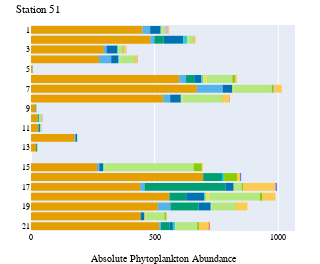
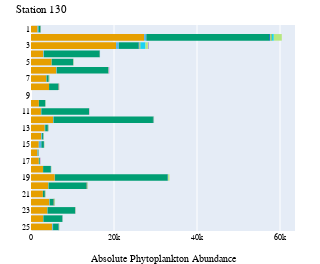

Notebook code cell kept with these figures, in order:
### Code cell
stations = ['51', '130']

cm_to_px = 96 / 2.54  # Conversion factor from centimeters to pixels
width_in_cm = 5
height_in_cm = 7

tax_colors = {}

for station in stations:        
    grouped_df = flowcam[flowcam['Station'] == station][['Comments', 'Taxon_grouped', 'density_cell_L_sample']]
    grouped_df = grouped_df.groupby(['Comments', 'Taxon_grouped']).agg({'density_cell_L_sample':'sum'}).reset_index()
    
    grouped_df["rel_occurrence"] = grouped_df.groupby(['Comments'])['density_cell_L_sample'].transform(lambda x: x / x.sum())
    
    # Split station into prefix and suffix and change to integer
    grouped_df['Sample'] = [x.split('_')[1] for x in grouped_df['Comments']]
    
    fig = px.histogram(grouped_df.sort_values(["Sample", 'Taxon_grouped'], ascending=[True, True]), 
                x="density_cell_L_sample", 
                y="Sample",
                color='Taxon_grouped',
                category_orders={
                    "Sample": ['1', '2', '3', '4', '5', '6', '7', '8', '9', '10',
                               '11', '12', '13', '14', '15', '16', '17', '18', '19', '20',
                               '21', '22', '23', '24', '25'],
                    "Taxon_grouped": ["Rare", "Bacillariophyta", "Dinophyceae",
                                      "Prymnesiophyceae"]
                },
                color_discrete_map={
                    "Rare": "#545454",
                    "Bacillariophyta": "#E69F00",
                    "Dinophyceae": "#56B4E9",
                    "Prymnesiophyceae": "#009E73",
                    "Ciliates": "#F0E442",
                    "Arthropoda": "#0072B2",
                    "Annelida": "#D55E00",
                    "Craniata": "#CC79A7",
                    "Urocordata": "#B5B5B5",
                    "Echinodermata": "#55EEFF",
                    "Cnidaria": "#A42324",
                    "Mollusca": "#89CE00",
                    "Detritus": "#808080",
                    "Rotifera": "#EAD506",
                    "Nassellaria": "#06EA0D"
                },            
                orientation='h'
            )

    fig.update_layout(
        font=dict(
            family="Times New Roman, serif",  # Set the font family to Times New Roman
            size=8,  # Set the font size
            color="black"  # Set the font color
        ),
        autosize=False,
        width=width_in_cm * cm_to_px,
        height=height_in_cm * cm_to_px,
        margin=dict( # Set the margins
            l=0,  # Left margin
            r=25,  # Right margin
            b=25,  # Bottom margin
            t=25  # Top margin
        ),
        showlegend=False,
        xaxis_title_text='Absolute Phytoplankton Abundance',
        title_text='Station {}'.format(station),
        yaxis_title_text=''
    )

    fig.show()

    for trace in fig.data:
        # If trace is not in the dictionary, add it
        if trace.name not in tax_colors:
            # If trace contains a color already in use, give an error
            if trace.marker.color in tax_colors.values():
                raise ValueError(f'Color for {trace.name} already in use, review color disctrete map')
            tax_colors[trace.name] = trace.marker.color
           
    # Save figure as svg
    fig.write_image("../figures/phytoplankton/flowcam_absolute_occurrence_{}_validated.svg".format(station), scale=2, width=width_in_cm * cm_to_px, height=height_in_cm * cm_to_px)
    #fig.write_image("../figures/phytoplankton/flowcam_absolute_occurrence_{}_validated.png".format(station), scale=2, width=width_in_cm * cm_to_px, height=height_in_cm * cm_to_px)

### Figure 1 — Plotly figure (JSON) as saved in the notebook; plotly's stock layout.template omitted (floating-point values rounded to 4 significant figures)
{"data": [{"alignmentgroup": "True", "bingroup": "y", "histfunc": "sum", "hovertemplate": "Taxon_grouped=Bacillariophyta<br>sum of density_cell_L_sample=%{x}<br>Sample=%{y}<extra></extra>", "legendgroup": "Bacillariophyta", "marker": {"color": "#E69F00", "pattern": {"shape": ""}}, "name": "Bacillariophyta", "offsetgroup": "Bacillariophyta", "orientation": "h", "showlegend": true, "type": "histogram", "x": [450.6, 26.03, 28.73, 175.8, 20.48, 266.8, 696.3, 441.2, 559.6, 512.8, 482.1, 443.4, 518.6, 294.8, 275.2, 6.351, 599.4, 670.6, 534.9, 17.55], "xaxis": "x", "y": ["1", "10", "11", "12", "13", "15", "16", "17", "18", "19", "2", "20", "21", "3", "4", "5", "6", "7", "8", "9"], "yaxis": "y"}, {"alignmentgroup": "True", "bingroup": "y", "histfunc": "sum", "hovertemplate": "Taxon_grouped=Dinophyceae<br>sum of density_cell_L_sample=%{x}<br>Sample=%{y}<extra></extra>", "legendgroup": "Dinophyceae", "marker": {"color": "#56B4E9", "pattern": {"shape": ""}}, "name": "Dinophyceae", "offsetgroup": "Dinophyceae", "orientation": "h", "showlegend": true, "type": "histogram", "x": [31.14, 1.123, 1.227, 3.074, 0.3557, 9.497, 17.75, 50.85, 16.51, 7.093, 10.88, 48.89, 1.174, 27.61, 104.8, 27.82, 1.071], "xaxis": "x", "y": ["1", "10", "11", "12", "13", "15", "17", "19", "2", "21", "3", "4", "5", "6", "7", "8", "9"], "yaxis": "y"}, {"alignmentgroup": "True", "bingroup": "y", "histfunc": "sum", "hovertemplate": "Taxon_grouped=Prymnesiophyceae<br>sum of density_cell_L_sample=%{x}<br>Sample=%{y}<extra></extra>", "legendgroup": "Prymnesiophyceae", "marker": {"color": "#009E73", "pattern": {"shape": ""}}, "name": "Prymnesiophyceae", "offsetgroup": "Prymnesiophyceae", "orientation": "h", "showlegend": true, "type": "histogram", "x": [2.62, 2.889, 2.306, 78.84, 328.4, 68.0, 114.0, 37.69, 34.3, 33.06], "xaxis": "x", "y": ["10", "11", "12", "16", "17", "18", "19", "2", "21", "6"], "yaxis": "y"}, {"alignmentgroup": "True", "bingroup": "y", "histfunc": "sum", "hovertemplate": "Taxon_grouped=Arthropoda<br>sum of density_cell_L_sample=%{x}<br>Sample=%{y}<extra></extra>", "legendgroup": "Arthropoda", "marker": {"color": "#0072B2", "pattern": {"shape": ""}}, "name": "Arthropoda", "offsetgroup": "Arthropoda", "orientation": "h", "showlegend": true, "type": "histogram", "x": [42.13, 2.491, 4.252, 5.188, 3.221, 16.03, 32.23, 73.23, 48.85, 78.78, 14.98, 13.82, 44.11, 28.92, 0.2135, 28.84, 39.18, 43.04, 2.23], "xaxis": "x", "y": ["1", "10", "11", "12", "13", "15", "17", "18", "19", "2", "20", "21", "3", "4", "5", "6", "7", "8", "9"], "yaxis": "y"}, {"alignmentgroup": "True", "bingroup": "y", "histfunc": "sum", "hovertemplate": "Taxon_grouped=Bellerochea<br>sum of density_cell_L_sample=%{x}<br>Sample=%{y}<extra></extra>", "legendgroup": "Bellerochea", "marker": {"color": "#19d3f3", "pattern": {"shape": ""}}, "name": "Bellerochea", "offsetgroup": "Bellerochea", "orientation": "h", "showlegend": true, "type": "histogram", "x": [2.748, 0.07245, 1.59, 5.804, 5.231, 1.673, 15.96, 1.207, 8.576, 1.211, 4.266, 6.199, 2.644, 0.05764], "xaxis": "x", "y": ["1", "11", "15", "16", "18", "19", "2", "20", "21", "3", "4", "6", "8", "9"], "yaxis": "y"}, {"alignmentgroup": "True", "bingroup": "y", "histfunc": "sum", "hovertemplate": "Taxon_grouped=Cerataulina pelagica<br>sum of density_cell_L_sample=%{x}<br>Sample=%{y}<extra></extra>", "legendgroup": "Cerataulina pelagica", "marker": {"color": "#FF6692", "pattern": {"shape": ""}}, "name": "Cerataulina pelagica", "offsetgroup": "Cerataulina pelagica", "orientation": "h", "showlegend": true, "type": "histogram", "x": [0.9159], "xaxis": "x", "y": ["1"], "yaxis": "y"}, {"alignmentgroup": "True", "bingroup": "y", "histfunc": "sum", "hovertemplate": "Taxon_grouped=Ciliates<br>sum of density_cell_L_sample=%{x}<br>Sample=%{y}<extra></extra>", "legendgroup": "Ciliates", "marker": {"color": "#F0E442", "pattern": {"shape": ""}}, "name": "Ciliates", "offsetgroup": "Ciliates", "orientation": "h", "showlegend": true, "type": "histogram", "x": [3.664, 0.1247, 0.3442, 0.1921, 2.668, 15.69, 1.673, 4.551, 4.987, 3.67, 1.191, 3.241, 0.05337, 15.11, 5.803, 5.493, 0.1153], "xaxis": "x", "y": ["1", "10", "11", "12", "15", "18", "19", "2", "20", "21", "3", "4", "5", "6", "7", "8", "9"], "yaxis": "y"}, {"alignmentgroup": "True", "bingroup": "y", "histfunc": "sum", "hovertemplate": "Taxon_grouped=Flock<br>sum of density_cell_L_sample=%{x}<br>Sample=%{y}<extra></extra>", "legendgroup": "Flock", "marker": {"color": "#B6E880", "pattern": {"shape": ""}}, "name": "Flock", "offsetgroup": "Flock", "orientation": "h", "showlegend": true, "type": "histogram", "x": [13.74, 11.14, 4.447, 4.318, 361.0, 32.5, 204.0, 97.7, 21.14, 75.37, 86.13, 18.08, 56.98, 0.2669, 104.3, 153.6, 157.8, 2.06], "xaxis": "x", "y": ["1", "10", "11", "13", "15", "17", "18", "19", "2", "20", "21", "3", "4", "5", "6", "7", "8", "9"], "yaxis": "y"}, {"alignmentgroup": "True", "bingroup": "y", "histfunc": "sum", "hovertemplate": "Taxon_grouped=Mollusca<br>sum of density_cell_L_sample=%{x}<br>Sample=%{y}<extra></extra>", "legendgroup": "Mollusca", "marker": {"color": "#89CE00", "pattern": {"shape": ""}}, "name": "Mollusca", "offsetgroup": "Mollusca", "orientation": "h", "showlegend": true, "type": "histogram", "x": [2.748, 1.051, 0.3849, 33.19, 52.77, 4.963, 10.46, 1.673, 1.468, 6.182, 8.526, 4.169, 2.133, 0.05338, 10.74, 7.623, 2.857, 0.1153], "xaxis": "x", "y": ["1", "10", "11", "15", "16", "17", "18", "19", "2", "20", "21", "3", "4", "5", "6", "7", "8", "9"], "yaxis": "y"}, {"alignmentgroup": "True", "bingroup": "y", "histfunc": "sum", "hovertemplate": "Taxon_grouped=Sediment<br>sum of density_cell_L_sample=%{x}<br>Sample=%{y}<extra></extra>", "legendgroup": "Sediment", "marker": {"color": "#FF97FF", "pattern": {"shape": ""}}, "name": "Sediment", "offsetgroup": "Sediment", "orientation": "h", "showlegend": true, "type": "histogram", "x": [8.243, 2.994, 0.8413, 0.9286, 1.231, 4.014, 0.06692], "xaxis": "x", "y": ["1", "10", "11", "2", "3", "7", "9"], "yaxis": "y"}, {"alignmentgroup": "True", "bingroup": "y", "histfunc": "sum", "hovertemplate": "Taxon_grouped=Unknown_6<br>sum of density_cell_L_sample=%{x}<br>Sample=%{y}<extra></extra>", "legendgroup": "Unknown_6", "marker": {"color": "#FECB52", "pattern": {"shape": ""}}, "name": "Unknown_6", "offsetgroup": "Unknown_6", "orientation": "h", "showlegend": true, "type": "histogram", "x": [3.664, 0.4741, 0.3597, 0.1921, 3.781, 11.61, 131.9, 52.31, 46.11, 6.5, 3.62, 38.21, 9.012, 10.75, 0.1601, 7.281, 28.59, 27.9, 0.6589], "xaxis": "x", "y": ["1", "10", "11", "12", "15", "16", "17", "18", "19", "2", "20", "21", "3", "4", "5", "6", "7", "8", "9"], "yaxis": "y"}, {"alignmentgroup": "True", "bingroup": "y", "histfunc": "sum", "hovertemplate": "Taxon_grouped=Cerataulus granulata<br>sum of density_cell_L_sample=%{x}<br>Sample=%{y}<extra></extra>", "legendgroup": "Cerataulus granulata", "marker": {"color": "#636efa", "pattern": {"shape": ""}}, "name": "Cerataulus granulata", "offsetgroup": "Cerataulus granulata", "orientation": "h", "showlegend": true, "type": "histogram", "x": [0.07245, 4.386, 5.961], "xaxis": "x", "y": ["11", "16", "17"], "yaxis": "y"}, {"alignmentgroup": "True", "bingroup": "y", "histfunc": "sum", "hovertemplate": "Taxon_grouped=Porifera spicule<br>sum of density_cell_L_sample=%{x}<br>Sample=%{y}<extra></extra>", "legendgroup": "Porifera spicule", "marker": {"color": "#EF553B", "pattern": {"shape": ""}}, "name": "Porifera spicule", "offsetgroup": "Porifera spicule", "orientation": "h", "showlegend": true, "type": "histogram", "x": [0.0574, 0.1921, 3.944, 0.6156, 1.428, 0.1905], "xaxis": "x", "y": ["11", "12", "21", "3", "8", "9"], "yaxis": "y"}, {"alignmentgroup": "True", "bingroup": "y", "histfunc": "sum", "hovertemplate": "Taxon_grouped=Radiozoa incertae<br>sum of density_cell_L_sample=%{x}<br>Sample=%{y}<extra></extra>", "legendgroup": "Radiozoa incertae", "marker": {"color": "#00cc96", "pattern": {"shape": ""}}, "name": "Radiozoa incertae", "offsetgroup": "Radiozoa incertae", "orientation": "h", "showlegend": true, "type": "histogram", "x": [0.05833], "xaxis": "x", "y": ["11"], "yaxis": "y"}, {"alignmentgroup": "True", "bingroup": "y", "histfunc": "sum", "hovertemplate": "Taxon_grouped=Appendicularia<br>sum of density_cell_L_sample=%{x}<br>Sample=%{y}<extra></extra>", "legendgroup": "Appendicularia", "marker": {"color": "#ab63fa", "pattern": {"shape": ""}}, "name": "Appendicularia", "offsetgroup": "Appendicularia", "orientation": "h", "showlegend": true, "type": "histogram", "x": [1.026], "xaxis": "x", "y": ["4"], "yaxis": "y"}], "layout": {"autosize": false, "barmode": "relative", "font": {"color": "black", "family": "Times New Roman, serif", "size": 8}, "height": 264.6, "legend": {"title": {"text": "Taxon_grouped"}, "tracegroupgap": 0}, "margin": {"b": 25, "l": 0, "r": 25, "t": 25}, "showlegend": false, "title": {"text": "Station 51"}, "width": 189.0, "xaxis": {"anchor": "y", "domain": [0, 1], "title": {"text": "Absolute Phytoplankton Abundance"}}, "yaxis": {"anchor": "x", "categoryarray": ["25", "24", "23", "22", "21", "20", "19", "18", "17", "16", "15", "14", "13", "12", "11", "10", "9", "8", "7", "6", "5", "4", "3", "2", "1"], "categoryorder": "array", "domain": [0, 1], "title": {"text": ""}}}}

### Figure 2 — Plotly figure (JSON) as saved in the notebook; plotly's stock layout.template omitted (floating-point values rounded to 4 significant figures)
{"data": [{"alignmentgroup": "True", "bingroup": "y", "histfunc": "sum", "hovertemplate": "Taxon_grouped=Bacillariophyta<br>sum of density_cell_L_sample=%{x}<br>Sample=%{y}<extra></extra>", "legendgroup": "Bacillariophyta", "marker": {"color": "#E69F00", "pattern": {"shape": ""}}, "name": "Bacillariophyta", "offsetgroup": "Bacillariophyta", "orientation": "h", "showlegend": true, "type": "histogram", "x": [1578.0, 1897.0, 2396.0, 5305.0, 3314.0, 2472.0, 1875.0, 1543.0, 1893.0, 2892.0, 5729.0, 27250.0, 4170.0, 2863.0, 4378.0, 3935.0, 2939.0, 5105.0, 20500.0, 2975.0, 4971.0, 6092.0, 3702.0, 4334.0], "xaxis": "x", "y": ["1", "10", "11", "12", "13", "14", "15", "16", "17", "18", "19", "2", "20", "21", "22", "23", "24", "25", "3", "4", "5", "6", "7", "8"], "yaxis": "y"}, {"alignmentgroup": "True", "bingroup": "y", "histfunc": "sum", "hovertemplate": "Taxon_grouped=Dinophyceae<br>sum of density_cell_L_sample=%{x}<br>Sample=%{y}<extra></extra>", "legendgroup": "Dinophyceae", "marker": {"color": "#56B4E9", "pattern": {"shape": ""}}, "name": "Dinophyceae", "offsetgroup": "Dinophyceae", "orientation": "h", "showlegend": true, "type": "histogram", "x": [231.4, 31.36, 109.1, 143.5, 118.9, 196.5, 626.2, 120.3, 114.8, 26.03, 58.87, 537.0, 67.59, 17.47, 126.6, 49.19, 53.38, 211.1, 664.8, 148.2, 35.46, 116.2, 59.35, 23.54], "xaxis": "x", "y": ["1", "10", "11", "12", "13", "14", "15", "16", "17", "18", "19", "2", "20", "21", "22", "23", "24", "25", "3", "4", "5", "6", "7", "8"], "yaxis": "y"}, {"alignmentgroup": "True", "bingroup": "y", "histfunc": "sum", "hovertemplate": "Taxon_grouped=Prymnesiophyceae<br>sum of density_cell_L_sample=%{x}<br>Sample=%{y}<extra></extra>", "legendgroup": "Prymnesiophyceae", "marker": {"color": "#009E73", "pattern": {"shape": ""}}, "name": "Prymnesiophyceae", "offsetgroup": "Prymnesiophyceae", "orientation": "h", "showlegend": true, "type": "histogram", "x": [462.7, 1510.0, 11520.0, 23940.0, 609.2, 243.1, 593.7, 95.1, 179.3, 1841.0, 27110.0, 29590.0, 9148.0, 447.4, 941.9, 6653.0, 4526.0, 1285.0, 4765.0, 13430.0, 5166.0, 12420.0, 460.0, 2173.0], "xaxis": "x", "y": ["1", "10", "11", "12", "13", "14", "15", "16", "17", "18", "19", "2", "20", "21", "22", "23", "24", "25", "3", "4", "5", "6", "7", "8"], "yaxis": "y"}, {"alignmentgroup": "True", "bingroup": "y", "histfunc": "sum", "hovertemplate": "Taxon_grouped=Annelida<br>sum of density_cell_L_sample=%{x}<br>Sample=%{y}<extra></extra>", "legendgroup": "Annelida", "marker": {"color": "#D55E00", "pattern": {"shape": ""}}, "name": "Annelida", "offsetgroup": "Annelida", "orientation": "h", "showlegend": true, "type": "histogram", "x": [8.261, 4.878, 38.86, 14.86, 5.071, 61.93, 29.45, 65.99, 7.227, 6.579, 10.25, 15.46, 86.6], "xaxis": "x", "y": ["1", "10", "12", "13", "14", "20", "21", "22", "24", "25", "4", "7", "8"], "yaxis": "y"}, {"alignmentgroup": "True", "bingroup": "y", "histfunc": "sum", "hovertemplate": "Taxon_grouped=Arthropoda<br>sum of density_cell_L_sample=%{x}<br>Sample=%{y}<extra></extra>", "legendgroup": "Arthropoda", "marker": {"color": "#0072B2", "pattern": {"shape": ""}}, "name": "Arthropoda", "offsetgroup": "Arthropoda", "orientation": "h", "showlegend": true, "type": "histogram", "x": [33.05, 22.74, 116.0, 92.87, 78.3, 44.73, 45.87, 21.52, 73.59, 100.3, 334.9, 56.44, 59.25, 107.3, 36.89, 56.6, 121.3, 221.6, 43.21, 22.41, 62.86, 56.07, 100.3], "xaxis": "x", "y": ["1", "10", "12", "13", "14", "15", "16", "17", "18", "19", "2", "20", "21", "22", "23", "24", "25", "3", "4", "5", "6", "7", "8"], "yaxis": "y"}, {"alignmentgroup": "True", "bingroup": "y", "histfunc": "sum", "hovertemplate": "Taxon_grouped=Ciliates<br>sum of density_cell_L_sample=%{x}<br>Sample=%{y}<extra></extra>", "legendgroup": "Ciliates", "marker": {"color": "#F0E442", "pattern": {"shape": ""}}, "name": "Ciliates", "offsetgroup": "Ciliates", "orientation": "h", "showlegend": true, "type": "histogram", "x": [33.05, 4.878, 6.947, 19.15, 40.86, 16.54, 16.27, 3.546, 7.172, 9.449, 50.69, 125.2, 74.01, 20.98, 15.83, 12.3, 7.227, 38.68, 110.8, 22.84, 25.97, 43.73, 16.86, 41.02], "xaxis": "x", "y": ["1", "10", "11", "12", "13", "14", "15", "16", "17", "18", "19", "2", "20", "21", "22", "23", "24", "25", "3", "4", "5", "6", "7", "8"], "yaxis": "y"}, {"alignmentgroup": "True", "bingroup": "y", "histfunc": "sum", "hovertemplate": "Taxon_grouped=Mollusca<br>sum of density_cell_L_sample=%{x}<br>Sample=%{y}<extra></extra>", "legendgroup": "Mollusca", "marker": {"color": "#89CE00", "pattern": {"shape": ""}}, "name": "Mollusca", "offsetgroup": "Mollusca", "orientation": "h", "showlegend": true, "type": "histogram", "x": [8.263, 4.628, 18.57, 9.598, 20.33, 11.73, 167.5, 11.43, 15.85, 40.99, 6.579, 110.8, 68.26, 19.29], "xaxis": "x", "y": ["1", "10", "13", "14", "15", "16", "2", "20", "21", "22", "25", "3", "7", "8"], "yaxis": "y"}, {"alignmentgroup": "True", "bingroup": "y", "histfunc": "sum", "hovertemplate": "Taxon_grouped=Sediment<br>sum of density_cell_L_sample=%{x}<br>Sample=%{y}<extra></extra>", "legendgroup": "Sediment", "marker": {"color": "#19d3f3", "pattern": {"shape": ""}}, "name": "Sediment", "offsetgroup": "Sediment", "orientation": "h", "showlegend": true, "type": "histogram", "x": [8.263, 36.44, 5.766, 4.928, 502.4, 53.86, 6.277, 1219.0, 12.89, 9.668], "xaxis": "x", "y": ["1", "12", "14", "18", "2", "20", "25", "3", "4", "6"], "yaxis": "y"}, {"alignmentgroup": "True", "bingroup": "y", "histfunc": "sum", "hovertemplate": "Taxon_grouped=Unknown_6<br>sum of density_cell_L_sample=%{x}<br>Sample=%{y}<extra></extra>", "legendgroup": "Unknown_6", "marker": {"color": "#FF6692", "pattern": {"shape": ""}}, "name": "Unknown_6", "offsetgroup": "Unknown_6", "orientation": "h", "showlegend": true, "type": "histogram", "x": [8.263, 3.715, 5.071, 2.553, 17.28, 12.3, 6.343, 13.12, 10.74, 3.242], "xaxis": "x", "y": ["1", "13", "14", "16", "20", "23", "25", "5", "6", "7"], "yaxis": "y"}, {"alignmentgroup": "True", "bingroup": "y", "histfunc": "sum", "hovertemplate": "Taxon_grouped=Bellerochea<br>sum of density_cell_L_sample=%{x}<br>Sample=%{y}<extra></extra>", "legendgroup": "Bellerochea", "marker": {"color": "#B6E880", "pattern": {"shape": ""}}, "name": "Bellerochea", "offsetgroup": "Bellerochea", "orientation": "h", "showlegend": true, "type": "histogram", "x": [46.95, 26.39, 60.06, 3.715, 79.93, 32.53, 4.778, 84.08, 306.3, 1926.0, 67.56, 50.79, 112.7, 24.59, 70.42, 554.0, 37.68, 39.99, 67.76, 20.76], "xaxis": "x", "y": ["10", "11", "12", "13", "14", "15", "16", "18", "19", "2", "20", "21", "22", "23", "25", "3", "5", "6", "7", "8"], "yaxis": "y"}, {"alignmentgroup": "True", "bingroup": "y", "histfunc": "sum", "hovertemplate": "Taxon_grouped=Flock<br>sum of density_cell_L_sample=%{x}<br>Sample=%{y}<extra></extra>", "legendgroup": "Flock", "marker": {"color": "#FF97FF", "pattern": {"shape": ""}}, "name": "Flock", "offsetgroup": "Flock", "orientation": "h", "showlegend": true, "type": "histogram", "x": [96.13, 78.9, 12.3, 6.516, 108.5, 3.576], "xaxis": "x", "y": ["11", "17", "23", "24", "6", "7"], "yaxis": "y"}, {"alignmentgroup": "True", "bingroup": "y", "histfunc": "sum", "hovertemplate": "Taxon_grouped=Porifera spicule<br>sum of density_cell_L_sample=%{x}<br>Sample=%{y}<extra></extra>", "legendgroup": "Porifera spicule", "marker": {"color": "#FECB52", "pattern": {"shape": ""}}, "name": "Porifera spicule", "offsetgroup": "Porifera spicule", "orientation": "h", "showlegend": true, "type": "histogram", "x": [6.947, 3.715, 14.34, 4.736, 12.3, 6.516, 6.579, 110.8, 2.892], "xaxis": "x", "y": ["11", "13", "17", "21", "23", "24", "25", "3", "7"], "yaxis": "y"}, {"alignmentgroup": "True", "bingroup": "y", "histfunc": "sum", "hovertemplate": "Taxon_grouped=Rotifera<br>sum of density_cell_L_sample=%{x}<br>Sample=%{y}<extra></extra>", "legendgroup": "Rotifera", "marker": {"color": "#EAD506", "pattern": {"shape": ""}}, "name": "Rotifera", "offsetgroup": "Rotifera", "orientation": "h", "showlegend": true, "type": "histogram", "x": [3.715], "xaxis": "x", "y": ["13"], "yaxis": "y"}, {"alignmentgroup": "True", "bingroup": "y", "histfunc": "sum", "hovertemplate": "Taxon_grouped=Appendicularia<br>sum of density_cell_L_sample=%{x}<br>Sample=%{y}<extra></extra>", "legendgroup": "Appendicularia", "marker": {"color": "#636efa", "pattern": {"shape": ""}}, "name": "Appendicularia", "offsetgroup": "Appendicularia", "orientation": "h", "showlegend": true, "type": "histogram", "x": [5.766, 11.43, 110.8, 19.34, 6.802, 5.12], "xaxis": "x", "y": ["14", "20", "3", "6", "7", "8"], "yaxis": "y"}, {"alignmentgroup": "True", "bingroup": "y", "histfunc": "sum", "hovertemplate": "Taxon_grouped=Cnidaria<br>sum of density_cell_L_sample=%{x}<br>Sample=%{y}<extra></extra>", "legendgroup": "Cnidaria", "marker": {"color": "#A42324", "pattern": {"shape": ""}}, "name": "Cnidaria", "offsetgroup": "Cnidaria", "orientation": "h", "showlegend": true, "type": "histogram", "x": [4.067], "xaxis": "x", "y": ["15"], "yaxis": "y"}, {"alignmentgroup": "True", "bingroup": "y", "histfunc": "sum", "hovertemplate": "Taxon_grouped=Echinodermata<br>sum of density_cell_L_sample=%{x}<br>Sample=%{y}<extra></extra>", "legendgroup": "Echinodermata", "marker": {"color": "#55EEFF", "pattern": {"shape": ""}}, "name": "Echinodermata", "offsetgroup": "Echinodermata", "orientation": "h", "showlegend": true, "type": "histogram", "x": [11.87, 2.892], "xaxis": "x", "y": ["22", "7"], "yaxis": "y"}, {"alignmentgroup": "True", "bingroup": "y", "histfunc": "sum", "hovertemplate": "Taxon_grouped=Nassellaria<br>sum of density_cell_L_sample=%{x}<br>Sample=%{y}<extra></extra>", "legendgroup": "Nassellaria", "marker": {"color": "#06EA0D", "pattern": {"shape": ""}}, "name": "Nassellaria", "offsetgroup": "Nassellaria", "orientation": "h", "showlegend": true, "type": "histogram", "x": [14.45], "xaxis": "x", "y": ["24"], "yaxis": "y"}, {"alignmentgroup": "True", "bingroup": "y", "histfunc": "sum", "hovertemplate": "Taxon_grouped=Cerataulus granulata<br>sum of density_cell_L_sample=%{x}<br>Sample=%{y}<extra></extra>", "legendgroup": "Cerataulus granulata", "marker": {"color": "#EF553B", "pattern": {"shape": ""}}, "name": "Cerataulus granulata", "offsetgroup": "Cerataulus granulata", "orientation": "h", "showlegend": true, "type": "histogram", "x": [5.12], "xaxis": "x", "y": ["8"], "yaxis": "y"}], "layout": {"autosize": false, "barmode": "relative", "font": {"color": "black", "family": "Times New Roman, serif", "size": 8}, "height": 264.6, "legend": {"title": {"text": "Taxon_grouped"}, "tracegroupgap": 0}, "margin": {"b": 25, "l": 0, "r": 25, "t": 25}, "showlegend": false, "title": {"text": "Station 130"}, "width": 189.0, "xaxis": {"anchor": "y", "domain": [0, 1], "title": {"text": "Absolute Phytoplankton Abundance"}}, "yaxis": {"anchor": "x", "categoryarray": ["25", "24", "23", "22", "21", "20", "19", "18", "17", "16", "15", "14", "13", "12", "11", "10", "9", "8", "7", "6", "5", "4", "3", "2", "1"], "categoryorder": "array", "domain": [0, 1], "title": {"text": ""}}}}
